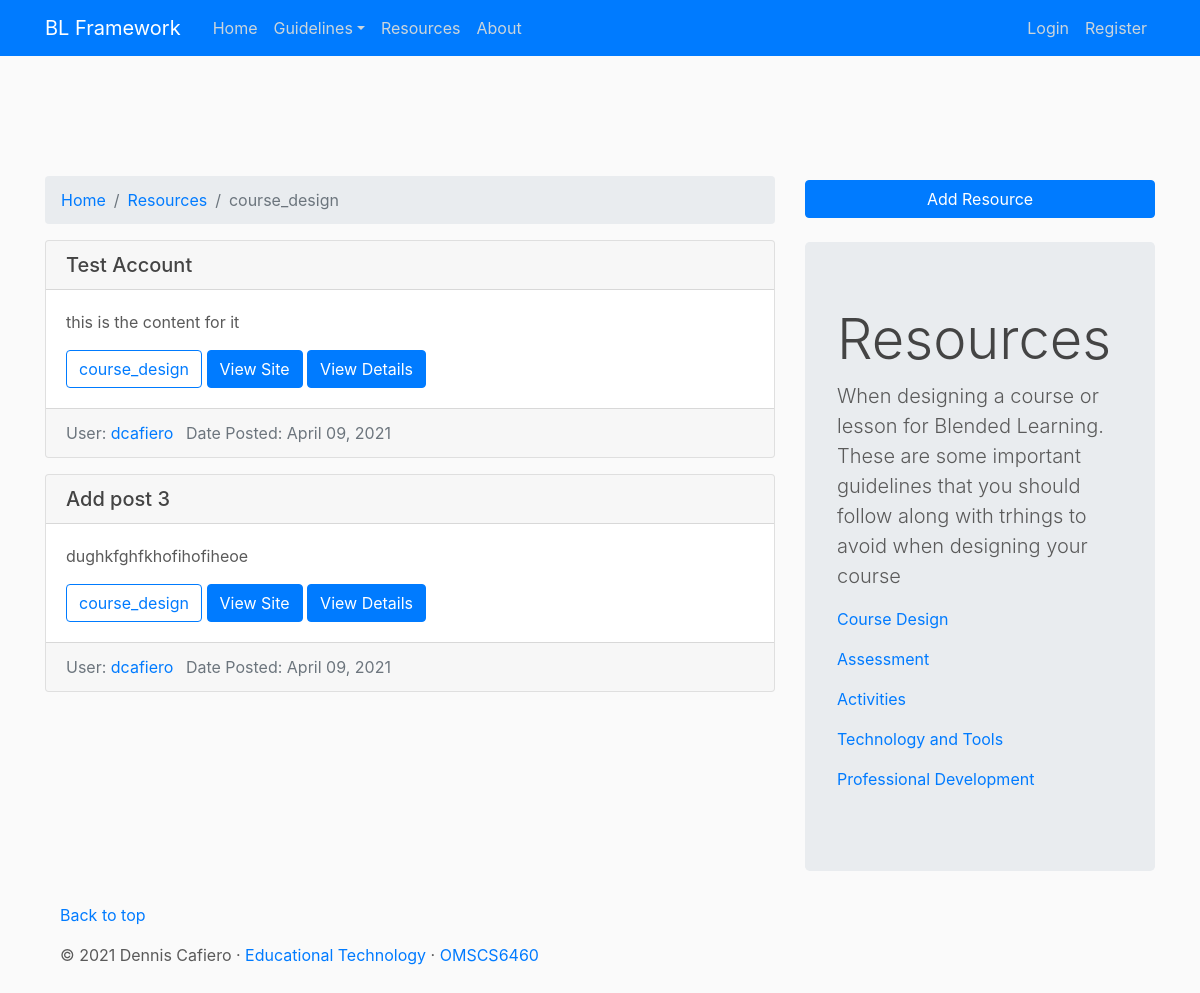
/resources/course-design, run on the app's committed database.
### resources/models.py (models this page shows, shortened)
class Resource(models.Model):
    title = models.CharField(max_length=100)
    content = models.TextField()
    site_url = models.CharField(max_length=256) #url for the site
    framework_category = models.CharField(max_length=30, choices=CATEGORY_CHOICES, default='course_design')
    date_posted = models.DateTimeField(default=timezone.now)
    author = models.ForeignKey(User, on_delete=models.CASCADE)  # on_delete CASCADE means to delete the post if user deleted

### resources/views.py (the view)
# urls.py: path('course-design', views.CourseDesignResources, name='resource-course-design'),
def CourseDesignResources(request):
    context = {
        'resources': Resource.objects.all(), #takes all the posts in the database
        'filter': 'course_design'
    }
    return render(request, 'resources/filter_resource.html', context)

### templates/resources/filter_resource.html
{%  extends 'blog/base.html' %}
{% block content %}
    <div class="row">
    <div class="col-md-8">
    <nav aria-label="breadcrumb">
          <ol class="breadcrumb">
            <li class="breadcrumb-item"><a href="{% url "framework-home" %}">Home</a></li>
            <li class="breadcrumb-item"><a href="{% url 'resource-home' %}">Resources</a></li>
              <li class="breadcrumb-item active" aria-current="page">{{ filter }}</li>
          </ol>
    </nav>
    {% for resource in resources %}
        {% if filter == resource.framework_category %}
            <div class="card mb-3" >
                <h5 class="card-header">{{ resource.title }}</h5>
                <div class="card-body">
                    <p>{{ resource.content }}</p>
                    <button class="btn btn-outline-primary">{{ resource.framework_category }}</button>
                    <a class="btn btn-primary" href="{{ resource.site_url }}" role="button">View Site</a>
                    <a class="btn btn-primary" href="{% url 'resource-post-detail' resource.id %}" role="button">View Details</a>
                </div>
                <div class="card-footer text-muted">
                    User: <a class="mr-2" href="#">{{ resource.author }}</a> Date Posted: {{ resource.date_posted|date:'F d, Y' }}
                </div>
            </div>
        {% endif %}
    {% endfor %}
    </div>
    <div class="col-md-4">
        <div class="mt-1 mb-4">
            <a class="btn btn-primary col-md-12" href="{% url 'resource-post-create' %}">Add Resource</a>
        </div>
        <div class="jumbotron">
          <h1 class="display-4">Resources</h1>
          <p class="lead">When designing a course or lesson for Blended Learning. These are some important guidelines that you should follow along with trhings to avoid when designing your course</p>
            <p><a href="{% url 'resource-course-design' %}" class="card-link">Course Design</a></p>
            <p><a href="{% url 'resource-assessment' %}" class="card-link">Assessment</a></p>
            <p><a href="{% url 'resource-activities' %}" class="card-link">Activities</a></p>
            <p><a href="{% url 'resource-technology' %}" class="card-link">Technology and Tools</a></p>
            <p><a href="{% url 'resource-professional-development' %}" class="card-link">Professional Development</a></p>
        </div>
    </div>
    </div>
{%  endblock content %}

### blog/static/blog/main.css (style rules this page uses)
body { background: #fafafa; color: #333333; margin-top: 5rem; }
h1, h2, h3, h4, h5, h6 { color: #444444; }

### blog/static/blog/carousel.css (style rules this page uses)
body { padding-top: 3rem; padding-bottom: 3rem; color: #5a5a5a; }

### data on the page
Resource: title "Test Account", content "this is the content for it", framework_category "course_design", author "dcafiero", date_posted "April 09, 2021"
Resource: title "Add post 3", content "dughkfghfkhofihofiheoe", framework_category "course_design", author "dcafiero", date_posted "April 09, 2021"

### other printed values
{{ filter }} "course_design"
